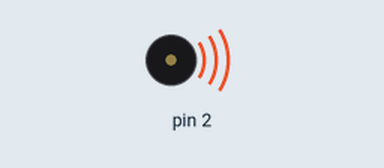
Recording of a sketch running on a simulated Arduino Uno, built with avr-gcc and run on an emulated ATmega328P. Parts: buzzer (waves = sounding).

Above: at 0.05 s.
At 2.75 s:
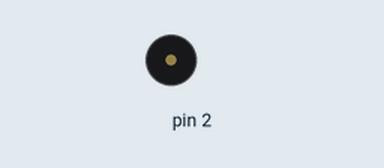
Timing chart, 0 to 3.0 s (numbered marks = the images above):
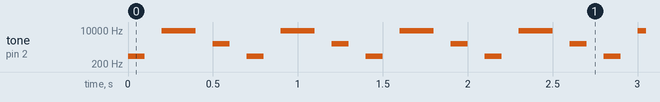

The sketch:

sketch_mar18a.ino
```cpp
void setup() {
 pinMode(2,OUTPUT);

}

void loop() {
  // put your main code here, to run repeatedly:
  tone(2,500,100);
  delay(200);


  tone(2,9000,200);
  delay(300);

  tone(2,2000,100);
  delay(200);
  noTone(2);

}
```

Measured:
- by itself, tone on pin 2: repeats every 0.70 s: silent 0.10 s, 9000 Hz 0.20 s, silent 0.10 s, 2000 Hz 0.10 s, silent 0.10 s, 500 Hz 0.10 s
